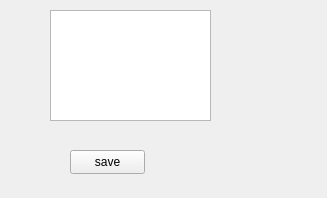
<?xml version="1.0" encoding="UTF-8"?>
<ui version="4.0">
 <class>DevelopWindow</class>
 <widget class="QWidget" name="DevelopWindow">
  <property name="geometry">
   <rect>
    <x>0</x>
    <y>0</y>
    <width>327</width>
    <height>198</height>
   </rect>
  </property>
  <property name="windowTitle">
   <string>DevelopWindow</string>
  </property>
  <widget class="QTextEdit" name="textEdit">
   <property name="geometry">
    <rect>
     <x>50</x>
     <y>10</y>
     <width>161</width>
     <height>111</height>
    </rect>
   </property>
  </widget>
  <widget class="QPushButton" name="savePushButton">
   <property name="geometry">
    <rect>
     <x>70</x>
     <y>150</y>
     <width>75</width>
     <height>24</height>
    </rect>
   </property>
   <property name="text">
    <string>save</string>
   </property>
  </widget>
 </widget>
 <layoutdefault spacing="6" margin="11"/>
 <resources/>
 <connections/>
</ui>
